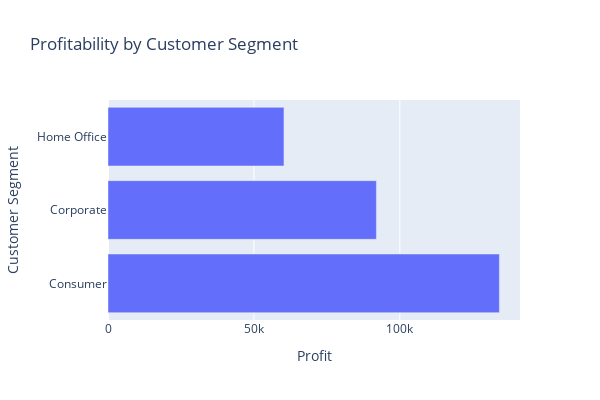

Notebook code cell kept with this figure:
### Code cell
#visualization
bq2 = go.Figure(data=go.Bar(
    x=segment_profit,
    y=segment_profit.index,
    orientation='h'
))

# Customize the layout
bq2.update_layout(
    title='Profitability by Customer Segment',
    xaxis_title='Profit',
    yaxis_title='Customer Segment',
    height=400,
    width=600,

)

# Display the figure
bq2.show()

### Figure 1 — Plotly figure (JSON) as saved in the notebook; plotly's stock layout.template omitted (floating-point values rounded to 4 significant figures)
{"data": [{"orientation": "h", "type": "bar", "x": [134100.0, 91980.0, 60300.0], "y": ["Consumer", "Corporate", "Home Office"]}], "layout": {"height": 400, "title": {"text": "Profitability by Customer Segment"}, "width": 600, "xaxis": {"title": {"text": "Profit"}}, "yaxis": {"title": {"text": "Customer Segment"}}}}
